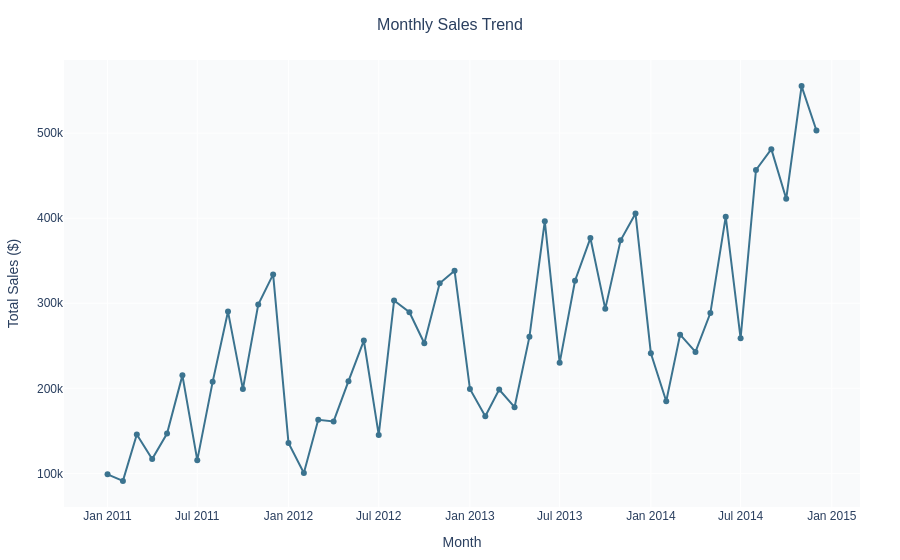

Write notebook code for a chart like this one.
### Code cell
#LINE CHART – Monthly Sales Trend

fig_line = px.line(
    monthly_sales,
    x="Month",
    y="Sales",
    markers=True,
    color_discrete_sequence=[TEAL[5]],
    labels={"Sales": "Total Sales ($)", "Month": "Month"},
)
fig_line.update_traces(
    hovertemplate="<b>Month:</b> %{x}<br><b>Sales:</b> $%{y:,.0f}<extra></extra>"
)
fig_line = style(fig_line, "Monthly Sales Trend")
fig_line.show()

### Figure 1 — Plotly figure (JSON) as saved in the notebook; plotly's stock layout.template omitted (floating-point values rounded to 4 significant figures)
{"data": [{"hovertemplate": "<b>Month:</b> %{x}<br><b>Sales:</b> $%{y:,.0f}<extra></extra>", "legendgroup": "", "line": {"color": "rgb(59, 115, 143)", "dash": "solid"}, "marker": {"symbol": "circle"}, "mode": "lines+markers", "name": "", "orientation": "v", "showlegend": false, "type": "scatter", "x": ["2011-01", "2011-02", "2011-03", "2011-04", "2011-05", "2011-06", "2011-07", "2011-08", "2011-09", "2011-10", "2011-11", "2011-12", "2012-01", "2012-02", "2012-03", "2012-04", "2012-05", "2012-06", "2012-07", "2012-08", "2012-09", "2012-10", "2012-11", "2012-12", "2013-01", "2013-02", "2013-03", "2013-04", "2013-05", "2013-06", "2013-07", "2013-08", "2013-09", "2013-10", "2013-11", "2013-12", "2014-01", "2014-02", "2014-03", "2014-04", "2014-05", "2014-06", "2014-07", "2014-08", "2014-09", "2014-10", "2014-11", "2014-12"], "xaxis": "x", "y": [98900.0, 91150.0, 145700.0, 116900.0, 146700.0, 215200.0, 115500.0, 207600.0, 290200.0, 199100.0, 298500.0, 333900.0, 135800.0, 100500.0, 163100.0, 161100.0, 208400.0, 256200.0, 145200.0, 303100.0, 289400.0, 252900.0, 323500.0, 338300.0, 199200.0, 167200.0, 198600.0, 177800.0, 260500.0, 396500.0, 229900.0, 326500.0, 376600.0, 293400.0, 374000.0, 405500.0, 241300.0, 184800.0, 263100.0, 242800.0, 288400.0, 401800.0, 258700.0, 456600.0, 481200.0, 422800.0, 555300.0, 503100.0], "yaxis": "y"}], "layout": {"font": {"family": "Arial"}, "hovermode": "closest", "legend": {"tracegroupgap": 0}, "margin": {"b": 40, "l": 40, "r": 40, "t": 60}, "paper_bgcolor": "white", "plot_bgcolor": "#f9fafb", "title": {"font": {"size": 16}, "text": "Monthly Sales Trend", "x": 0.5, "xanchor": "center"}, "xaxis": {"anchor": "y", "domain": [0, 1], "title": {"text": "Month"}}, "yaxis": {"anchor": "x", "domain": [0, 1], "title": {"text": "Total Sales ($)"}}}}
